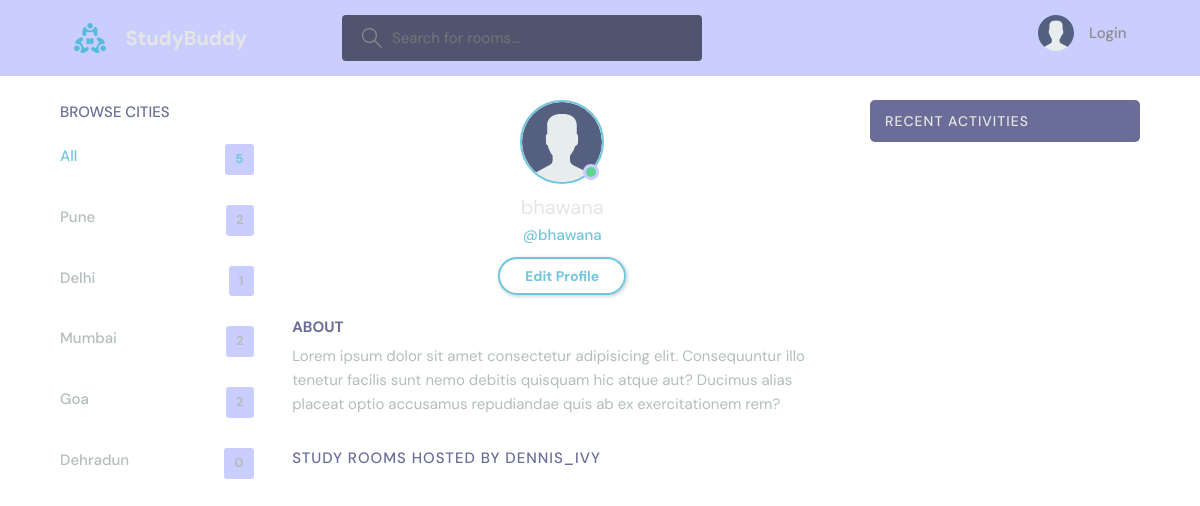
Screenshot of /profile/3/ with the database file from the repository.
### base/models.py (models this page shows, shortened)
class City(models.Model):
    name = models.CharField(max_length=200)

### base/views.py (the view)
# urls.py: path('profile/<str:pk>/', views.userProfile, name="user-profile"),
def userProfile(request, pk):
    user = User.objects.get(id=pk)
    rooms = user.room_set.all()
    room_messages = user.message_set.all()
    citys = City.objects.all()
    context = {'user':user, 'rooms':rooms, 'citys':citys, 'room_messages':room_messages}
    return render(request, 'base/profile.html', context)

### base/templates/base/profile.html (shortened to what this page needs)
{% extends 'main.html' %}
{%load static%}
{% block content %}
  <main class="profile-page layout layout--3">
    <div class="container">
      {% include 'base/city_component.html' %}
      <div class="roomList">
        <div class="profile">
          <div class="profile__avatar">
            <div class="avatar avatar--large active">
              <img src= "{% static 'images/avatar.svg' %}" />
            </div>
          </div>
          <div class="profile__info">
            <h3>{{user.username}}</h3>
            <p>@{{user.username}}</p>
            <a href="edit-user.html" class="btn btn--main btn--pill">Edit Profile</a>
          </div>
          <div class="profile__about">
            <h3>About</h3>
            <p>
              Lorem ipsum dolor sit amet consectetur adipisicing elit. Consequuntur illo tenetur
              facilis sunt nemo debitis quisquam hic atque aut? Ducimus alias placeat optio
              accusamus repudiandae quis ab ex exercitationem rem?
            </p>
          </div>
        </div>
        <div class="roomList__header">
          <div>
            <h2>Study Rooms Hosted by dennis_ivy</a>
            </h2>
          </div>
        </div>
      </div>
      {% include 'base/activity_component.html' %}
    </div>
  </main>
  {% endblock content%}

### base/templates/base/city_component.html
<div class="topics">
    <div class="topics__header">
      <h2>Browse Cities</h2>
    </div>
    <ul class="topics__list">
      <li>
        <a href="{% url 'home' %}" class="active">All <span>{{citys.count}}</span></a>
      </li>
        {% for city in citys %}
        <li>
            <a href = "{% url 'home' %}?q={{city.name}}"> {{city.name}} <span> {{city.room_set.all.count}} </span> </a>
        </li>
        {% endfor%}
    </ul>
  </div>

### static/styles/style.css (style rules this page uses)
:root { --color-main: #71c6dd; --color-main-light: #e1f6fb; --color-dark: #caceff; --color-dark-medium: #51546e; --color-dark-light: #696d97; --color-light: #e5e5e5; --color-gray: #8b8b8b; --color-light-gray: #b2bdbd; --color-bg: #ffffff; --color-success: #5dd693; --color-error: #fc4b0b; }
* { font-family: "DM Sans", -apple-system, BlinkMacSystemFont, "Segoe UI", Roboto, Oxygen, Ubuntu, Cantarell, "Open Sans", "Helvetica Neue", sans-serif; margin: 0; padding: 0; box-sizing: border-box; text-rendering: optimizeLegibility; font-size: inherit; }
html { font-size: 56.25%; }
@media only screen and (min-width: 1200px) { html { font-size: 62.5%; } }
body { line-height: 1.6; font-weight: 400; font-size: 1.5rem; color: var(--color-light-gray); background-color: var(--color-bg); min-height: 100vh; }
img { width: 100%; }
a { display: inline-block; color: var(--color-main); text-decoration: none; }
.container { max-width: 120rem; width: 90%; margin: auto; }
.btn { background-color: transparent; border: none; display: inline-flex; align-items: center; gap: 1rem; cursor: pointer; transition: all ease-in-out 0.3s; padding: 1rem 2rem; border-radius: 5px; box-shadow: 1px 1px 3px 1px rgba(0, 0, 0, 0.15); font-weight: 500; }
.btn--main { background-color: var(--color-main); color: var(--color-dark); }
.btn--pill { border-radius: 10rem; font-size: 1.4rem; font-weight: 700; padding: 6px 2.5rem; color: var(--color-main); background: transparent; border: 2px solid var(--color-main); }
.avatar { position: relative; display: inline-block; border-radius: 50%; border: 2px solid var(--color-main); }
.avatar img { display: block; border-radius: 50%; object-fit: cover; object-position: center; }
.avatar::after { content: ""; display: block; position: absolute; background-color: var(--color-gray); z-index: 111; border-radius: 50%; border: 0.3rem solid var(--color-dark); }
.avatar.active::after { background-color: var(--color-success); }
.avatar.avatar--large img { display: block; width: 8rem; height: 8rem; border-radius: 50%; }
.avatar.avatar--large:after { width: 1rem; height: 1rem; bottom: 2px; right: 3.5px; }
.layout { margin-top: 2.4rem; }
.layout > .container { display: flex; justify-content: space-between; align-items: flex-start; }
.layout--3 > .container > div:first-child { flex-basis: 18%; max-width: 22.5rem; }
.layout--3 > .container > div:nth-child(2) { flex-basis: 50%; }
.topics__header { margin-bottom: 2rem; }
.topics__header h2 { text-transform: uppercase; font-weight: 500; color: var(--color-dark-light); }
.topics__list { list-style: none; }
.topics__list li a { display: flex; justify-content: space-between; margin-bottom: 3rem; font-weight: 500; color: var(--color-light-gray); transition: all 0.3s ease-in-out; }
.topics__list li a.active, .topics__list li a:hover { color: var(--color-main); }
.topics__list li a span { padding: 0.5rem 1rem; background-color: var(--color-dark); border-radius: 3px; font-size: 1.3rem; font-weight: 700; letter-spacing: 1px; }
.roomList__header { display: flex; justify-content: space-between; align-items: center; margin-bottom: 2.4rem; }
.roomList__header h2 { text-transform: uppercase; font-weight: 500; color: var(--color-light); letter-spacing: 1px; }
.profile { margin-bottom: 3rem; }
.profile__avatar { text-align: center; }
.profile__info { text-align: center; }
.profile__info h3 { font-size: 2rem; color: var(--color-light); font-weight: 400; }
.profile__info p { color: var(--color-main); font-weight: 500; margin-bottom: 1rem; }
.profile__about { margin-top: 2rem; }
.profile__about h3 { text-transform: uppercase; color: var(--color-dark-light); margin-bottom: 0.5rem; }
.profile-page .roomList__header { margin-bottom: 1.5rem; }
.profile-page .roomList__header h2 { color: var(--color-dark-light); }

### rows the page displays
City: name "Pune", room_set.all.count "2"
City: name "Delhi", room_set.all.count "1"
City: name "Mumbai", room_set.all.count "2"
City: name "Goa", room_set.all.count "2"
City: name "Dehradun", room_set.all.count "0"

### other values shown
{{ citys.count }} "5"
{{ user.username }} "bhawana"
